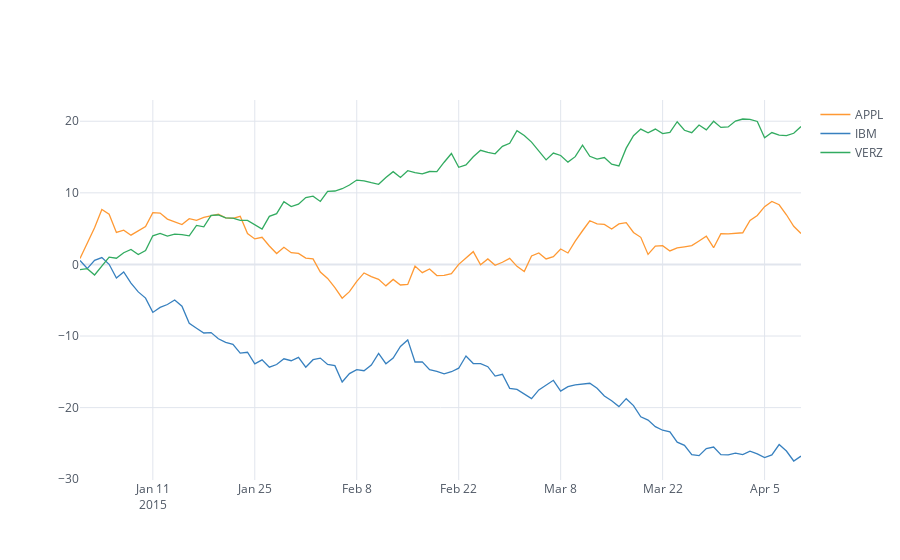

Notebook cell for this chart:
### Markdown cell above
### Customizing Themes

We can pass a **theme** to the **iplot** function. 
3 themes are available, but you can create your own
* Solar
* Pearl (Default)
* White

### Code cell
df[['APPL','IBM','VERZ']].iplot(theme='white',filename='Tutorial White')
